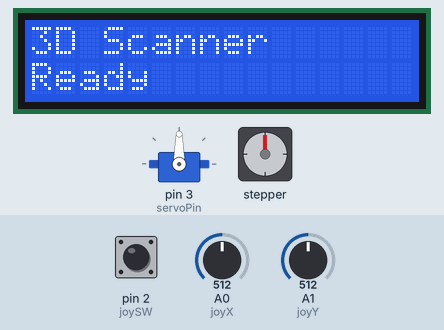
This sketch was run on a simulated Arduino Uno, built with avr-gcc and run on an emulated ATmega328P. Parts: servo, 16×2 character LCD, stepper motor. The inputs (shaded band) are chosen by the test bench; at power-on: A0 (joyX) = 512, pin 2 (joySW) HIGH, A1 (joyY) = 512. Stepper angles assume 2048 steps per turn.

Above: at 1.2 s.
1.3 s: A0 (joyX) set to 586
3.5 s: A0 (joyX) set to 615
At 5.7 s:
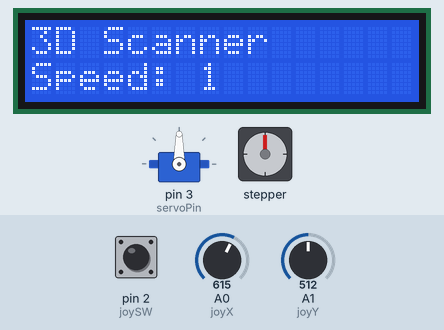
6.0 s: pin 2 (joySW) pulled LOW for 0.15 s
At 6.4 s:
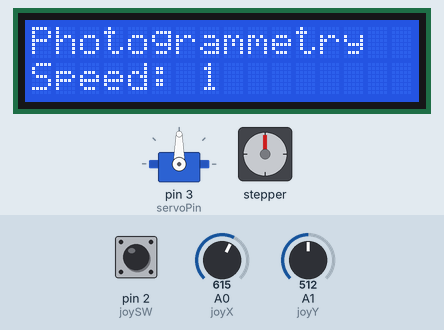
9.1 s: pin 2 (joySW) pulled LOW for 3.2 s
At 13.1 s:
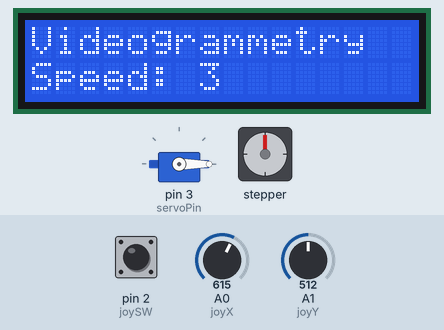
13.8 s: pin 2 (joySW) pulled LOW for 1 s
At 14.2 s:
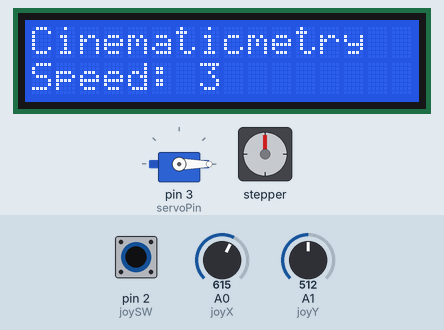
15.4 s: pin 2 (joySW) pulled LOW for 3.2 s
At 20.9 s:
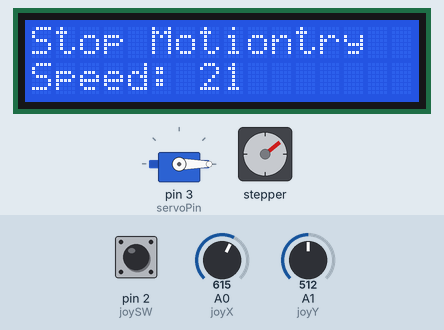
Timing chart, 0 to 29.0 s (numbered marks = the images above; inputs shaded):
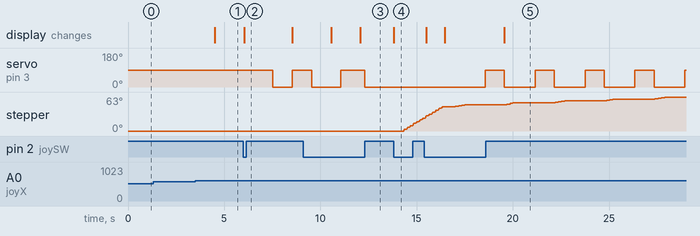

Measured:
- the behaviour switches between 599 and 600 on A0 (joyX) (found by bisection; images 0 and 1)
- after the input at 1.3 s, every drawn part: stays the same
- after the input at 3.5 s, the display: changes after 1.0 s (image 1)
- after the input at 6.0 s, servo on pin 3 (servoPin): 90° → 0° after 1.5 s, → 90° 1.0 s later; the display: changes at once (image 2)
- after the input at 9.1 s, the display: first changes after 1.5 s (image 3 shows a later state)
- after the input at 13.8 s, stepper: keeps turning clockwise at about 24°/s, starting after 0.52 s; the display: changes at once (image 4)
- after the input at 15.4 s, servo on pin 3 (servoPin): alternates 90° for 1.0 s and 0° for 1.6 s, starting after 3.2 s; the display: first differs from a run without the input after 1.1 s (image 5 shows a later state)

The sketch:

C_digo_Arduino.ino
```cpp
#include <Stepper.h>
#include <Servo.h>
#include <Wire.h>
#include <LiquidCrystal_I2C.h>

// Configuración del motor paso a paso
#define STEPS 2048
Stepper stepper(STEPS, 8, 10, 9, 11);

// Configuración del servo
Servo myservo;
int servoPin = 3;

// Configuración de la pantalla LCD I2C
LiquidCrystal_I2C lcd(0x27, 16, 2);

// Configuración del joystick
int joySW = 2;
int joyX = A0;
int joyY = A1;

// Variables de control
long lastTime = 0;
bool fastChangeMode = false;
int motorSpeed = 10; // Velocidad del motor por defecto

// Funciones del escáner
enum Mode {IDLE, PHOTOGRAMMETRY, VIDEOGRAMMETRY, CINEMATIC, STOPMOTION};
Mode currentMode = IDLE;

void setup() {
  // Inicialización del motor paso a paso
  stepper.setSpeed(motorSpeed); // Velocidad en RPM

  // Inicialización del servo
  myservo.attach(servoPin);

  // Inicialización de la pantalla LCD
  lcd.init();
  lcd.backlight();

  // Configuración de los pines del joystick
  pinMode(joySW, INPUT);
  pinMode(joyX, INPUT);
  pinMode(joyY, INPUT);

  // Mensaje inicial en la pantalla LCD
  lcd.setCursor(0, 0);
  lcd.print("3D Scanner");
  lcd.setCursor(0, 1);
  lcd.print("Ready");
}

void loop() {
  // Leer el estado del joystick
  int xVal = analogRead(joyX);
  int yVal = analogRead(joyY);
  int buttonState = digitalRead(joySW);

  // Controlar el cambio rápido del motor
  if (millis() - lastTime > 1000) {
    fastChangeMode = true;
  }

  // Controlar el cambio rápido del motor
  if (fastChangeMode) {
    if (xVal < 400) {
      motorSpeed -= 1;
      if (motorSpeed < 1) motorSpeed = 1;
    } else if (xVal > 600) {
      motorSpeed += 1;
      if (motorSpeed > 17) motorSpeed = 17; // Suponiendo 17 valores posibles
    }
    stepper.setSpeed(motorSpeed);
    lcd.setCursor(0, 1);
    lcd.print("Speed: ");
    lcd.print(motorSpeed);
    fastChangeMode = false;
  }

  // Resetear el modo rápido de cambio
  if (xVal > 400 && xVal < 600) {
    lastTime = millis();
    fastChangeMode = false;
  }

  // Cambiar de modo
  if (buttonState == LOW) {
    if (millis() - lastTime > 2000) {
      switch (currentMode) {
        case IDLE:
          currentMode = PHOTOGRAMMETRY;
          lcd.setCursor(0, 0);
          lcd.print("Photogrammetry");
          break;
        case PHOTOGRAMMETRY:
          currentMode = VIDEOGRAMMETRY;
          lcd.setCursor(0, 0);
          lcd.print("Videogrammetry");
          break;
        case VIDEOGRAMMETRY:
          currentMode = CINEMATIC;
          lcd.setCursor(0, 0);
          lcd.print("Cinematic");
          break;
        case CINEMATIC:
          currentMode = STOPMOTION;
          lcd.setCursor(0, 0);
          lcd.print("Stop Motion");
          break;
        case STOPMOTION:
          currentMode = IDLE;
          lcd.setCursor(0, 0);
          lcd.print("Idle");
          break;
      }
      delay(500); // Añadir un pequeño retraso para evitar cambios rápidos
      lastTime = millis();
    }
  }

  // Ejecutar funciones según el modo
  switch (currentMode) {
    case PHOTOGRAMMETRY:
      // Configuración para fotogrametría
      motorSpeed = 5;
      stepper.setSpeed(motorSpeed);
      photogrammetry();
      break;
    case VIDEOGRAMMETRY:
      // Configuración para videogrametría
      motorSpeed = 2;
      stepper.setSpeed(motorSpeed);
      videogrammetry(buttonState);
      break;
    case CINEMATIC:
      // Configuración para cinematografía
      motorSpeed = 10;
      stepper.setSpeed(motorSpeed);
      cinematic();
      break;
    case STOPMOTION:
      // Configuración para stop motion
      motorSpeed = 1;
      stepper.setSpeed(motorSpeed);
      stopMotion();
      break;
    case IDLE:
      // Modo inactivo
      motorSpeed = 0;
      stepper.setSpeed(motorSpeed);
      break;
  }
}

void photogrammetry() {
  // Lógica para capturar imágenes
  // Mueve el servo para presionar el botón de disparo de la cámara
  myservo.write(90); // Ajusta este valor según la posición del botón de disparo
  delay(1000); // Espera a que se tome la foto
  myservo.write(0); // Vuelve el servo a la posición inicial
  delay(1000); // Espera antes de la siguiente captura
}

void videogrammetry(int buttonState) {
  // Lógica para captura continua de video
  if (buttonState == LOW) {
    myservo.write(90); // Mantiene presionado el botón de disparo
  } else {
    myservo.write(0); // Suelta el botón de disparo
  }
}

void cinematic() {
  // Lógica para giros suaves y controlados
  stepper.step(STEPS / 100); // Mueve el motor en pasos suaves
  delay(100); // Ajusta el tiempo según el movimiento deseado
}

void stopMotion() {
  // Lógica para capturas de cuadros individuales
  stepper.step(STEPS / 100); // Mueve el motor un paso pequeño
  delay(1000); // Espera antes de la siguiente captura
  myservo.write(90); // Presiona el botón de disparo
  delay(1000); // Espera a que se tome la foto
  myservo.write(0); // Vuelve el servo a la posición inicial
}
```
